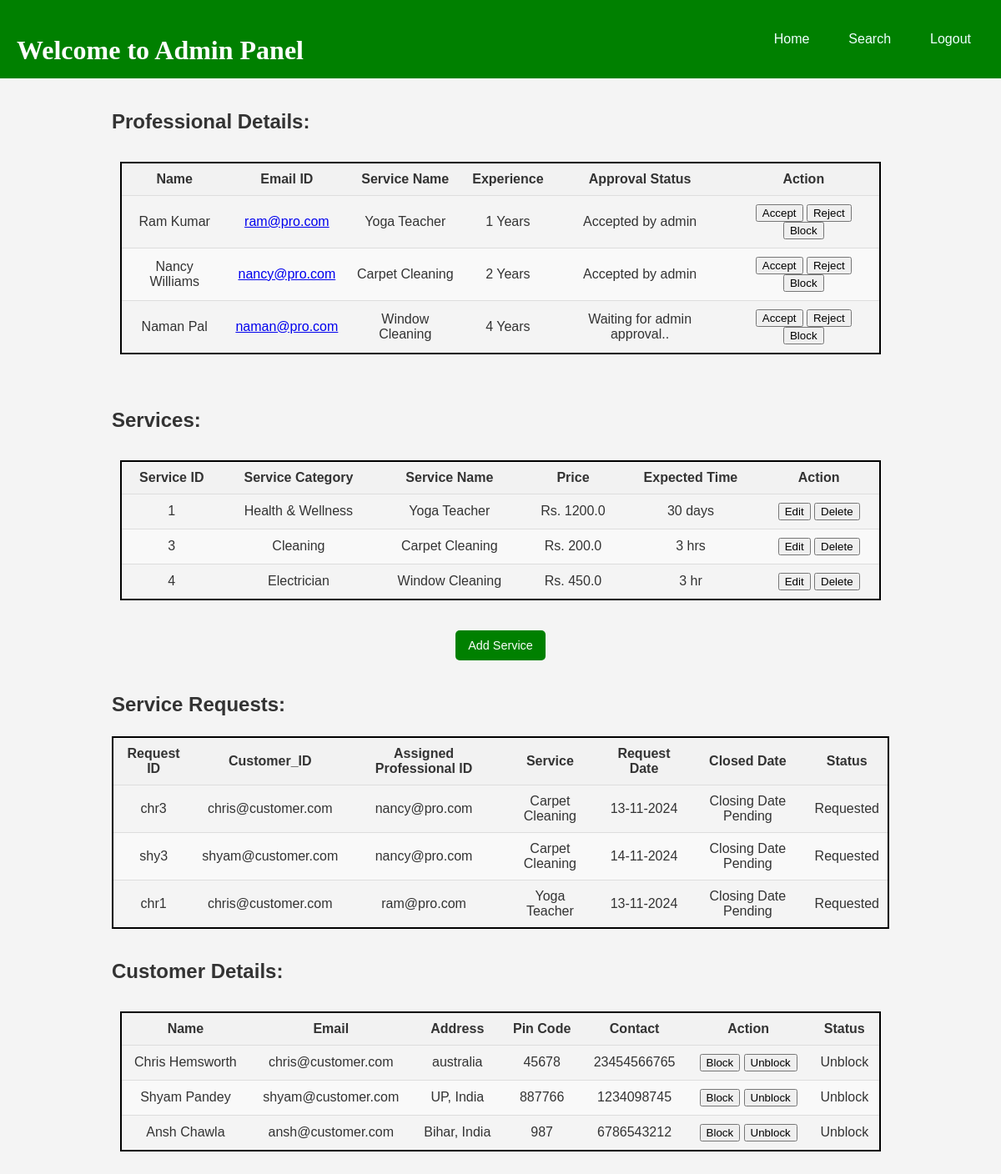
Page /admin_home (signed in) on the committed database.
### app.py (models this page shows, shortened)
class Professional(db.Model, UserMixin):
    __tablename__='professional'
    email=db.Column(db.String(), primary_key=True)
    password=db.Column(db.String(), nullable=False)
    fullname=db.Column(db.String(), nullable=False)
    service_category=db.Column(db.String(), nullable=False)
    service_name=db.Column(db.String(), nullable=False, unique=True)
    rating=db.Column(db.Integer, default=0)
    experience=db.Column(db.Integer)
    address=db.Column(db.String(), nullable=False, unique=True)
    pin_code=db.Column(db.Integer, nullable=False)
    status=db.Column(db.String(), default="Waiting for admin approval..")

class Services(db.Model):
    __tablename__='services'
    service_id=db.Column(db.Integer, primary_key=True)
    service_category=db.Column(db.String(), nullable=False)
    service_name=db.Column(db.String(), nullable=False, unique=True)
    expected_time=db.Column(db.String(), nullable=False, unique=False)
    description=db.Column(db.String(), nullable=False)
    base_price=db.Column(db.Float, nullable=False)

class Service_Request(db.Model):
    __tablename__='service_request'
    request_id=db.Column(db.String(), primary_key=True)
    service_id=db.Column(db.Integer,db.ForeignKey('services.service_id') ,nullable=False)
    service_name=db.Column(db.String(), nullable=False)
    customer_id=db.Column(db.String(), db.ForeignKey('customer.email'), nullable=False)
    professional_id=db.Column(db.String(), db.ForeignKey('professional.email'), nullable=False)
    requested_date=db.Column(db.DateTime, unique=False, default=dt.utcnow)
    scheduled_date=db.Column(db.DateTime, )
    closed_date=db.Column(db.DateTime, unique=False, default=None)
    status=db.Column(db.String(), default='Requested')

class Customer(db.Model, UserMixin):
    __tablename__='customer'
    email=db.Column(db.String(), primary_key=True)
    password=db.Column(db.String(), nullable=False)
    fullname=db.Column(db.String(), nullable=False)
    address=db.Column(db.String(), nullable=False, unique=True)
    contact=db.Column(db.Integer, unique=True, nullable=False)
    pin_code=db.Column(db.Integer, nullable=False)
    status=db.Column(db.String(), default='Unblock')

### app.py (the view, shortened to what this page needs)
@app.route('/admin_home',methods=["GET","POST"])
@login_required
def admin_home():
    if request.method=="GET":
        professional=Professional.query.all()
        services=Services.query.all()
        serv_req=Service_Request.query.all()
        customer=Customer.query.all()
        return render_template("admin_home.html", professional=professional, services=services, service_request=serv_req, customer=customer)

### app.py (called while the page is built)
@login.user_loader
def load_user(email):
    if session['role']=='customer':
        return Customer.query.filter_by(email=email).first()
    if session['role']=='admin':
        return Admin.query.filter_by(email_id=email).first()
    if session['role']=='professional':
        return Professional.query.filter_by(email=email).first()

### templates/admin_home.html (shortened to what this page needs)
<!DOCTYPE html>
<html lang="en">
<head>
</head>
<body>
    <div class="navbar">
        <h2>Welcome to Admin Panel</h2>
        <div style="display: flex;">
            <a href="/admin_home">Home</a>
            <a href="/admin_search">Search</a>
            <a href="/logout_user">Logout</a>
        </div>
    </div><br>
    <h3>Professional Details: </h3><br>
    {% if professional|length==0 %}
    <p>No Professional Registered</p>
    {% else %}
    <form action="/admin_home" method="POST">
        <table>
            <thead>
                <tr>
                    <th>Name</th>
                    <th>Email ID</th>
                    <th>Service Name</th>
                    <th>Experience</th>
                    <th>Approval Status</th>
                    <th>Action</th>
                </tr>
            </thead>
            <tbody>
                {% for record in professional %}
                <tr>
                    <td>{{record.fullname}}</td>
                    <td><a href="/prof_view/{{record.email}}">{{record.email}}</a></td>
                    <td>{{record.service_name}}</td>
                    <td>{{record.experience}} Years</td>
                    <td>{{record.status}}</td>
                    <td>
                        <button name="action" value="Accept{{record.email}}">Accept</button>
                        <button name="action" value="Reject{{record.email}}">Reject</button>
                        <button name="action" value="Block{{record.email}}">Block</button>
                    </td>
                </tr>
                {% endfor %}
            </tbody>
        </table>
    </form><br>
    {% endif %}
    <h3>Services: </h3><br>
    {% if services|length==0 %}
    <p>No Services Exist</p>
    {% else %}
    <form action="/admin_home" method="POST">
        <table>
            <thead>
                <tr>
                    <th>Service ID</th>
                    <th>Service Category</th>
                    <th>Service Name</th>
                    <th>Price</th>
                    <th>Expected Time</th>
                    <th>Action</th>
                </tr>
            </thead>
            <tbody>
                {% for record in services %}
                <tr>
                    <td>{{record.service_id}}</td>
                    <td>{{record.service_category}}</td>
                    <td>{{record.service_name}}</td>
                    <td>Rs. {{record.base_price}}</td>
                    <td>{{record.expected_time}}</td>
                    <td>
                        <button name="button" value="Edit{{record.service_id}}">Edit</button>
                        <button name="button" value="Delete{{record.service_id}}">Delete</button>
                    </td>
                </tr>
                {% endfor %}
            </tbody>
        </table>
    </form><br>
    {% endif %}
    <span><a href="/service_add"><button>Add Service</button></a></span>
    <h3>Service Requests:</h3><br>
    {% if service_request|length==0 %}
    <p>No Request Exist</p>
    {% else %}
    <table>
        <thead>
            <tr>
                <th>Request ID</th>
                <th>Customer_ID</th>
                <th>Assigned Professional ID</th>
                <th>Service</th>
                <th>Request Date</th>
                <th>Closed Date</th>
                <th>Status</th>
            </tr>
        </thead>
        <tbody>
            {% for record in service_request %}
            <tr>
                <td>{{record.request_id}}</td>
                <td>{{record.customer_id}}</td>
                <td>{{record.professional_id}}</td>
                <td>{{record.service_name}}</td>
                <td>{{record.requested_date.strftime('%d-%m-%Y')}}</td>
                {% if record.closed_date == None %}
                <td>Closing Date Pending</td>
                {% else %}
                <td>{{record.closed_date.strftime('%d-%m-%Y')}}</td>
                {% endif %}
                <td>{{record.status}}</td>
            </tr>
            {% endfor %}
        </tbody>
    </table>
    {% endif %}
    <h3>Customer Details:</h3><br>
    {% if customer|length==0 %}
    <p>No Professional Registered</p>
    {% else %}
    <form action="/admin_home" method="POST">
        <table>
            <thead>
                <tr>
                    <th>Name</th>
                    <th>Email</th>
                    <th>Address</th>
                    <th>Pin Code</th>
                    <th>Contact</th>
                    <th>Action</th>
                    <th>Status</th>
                </tr>
            </thead>
            <tbody>
                {% for record in customer %}
                <tr>
                    <td>{{record.fullname}}</td>
                    <td>{{record.email}}</td>
                    <td>{{record.address}}</td>
                    <td>{{record.pin_code}}</td>
                    <td>{{record.contact}}</td>
                    <td>
                        <button name="button" value="block{{record.email}}">Block</button>
                        <button name="button" value="unblock{{record.email}}">Unblock</button>
                    </td>
                    <td>{{record.status}}</td>
                </tr>
                {% endfor %}
            </tbody>
        </table>
    </form>
    {% endif %}
</body>
</html>

### templates/admin_home.html (style rules this page uses)
body { display: flex; flex-direction: column; font-family: Arial, sans-serif; margin: 0; padding: 0; background-color: #f4f4f4; color: #333; }
.navbar { background-color: green; color: white; padding: 15px; display: flex; flex-direction: column; align-items: center; }
.navbar h2 { font-size: 1.5em; font-weight: bolder; margin-bottom: 10px; padding: 10px; text-align: center; font-family: Cambria, Cochin, Georgia, Times, 'Times New Roman', serif; }
.navbar a { font-size: 1em; display: block; text-align: center; padding: 10px 16px; text-decoration: none; color: azure; margin: 5px 0; }
h3 { font-size: 1.2em; text-align: center; margin: 20px 10px 5px 10px; }
table { width: 100%; margin: 15px 0; border-collapse: collapse; border: 1px solid #ccc; border-radius: 8px; overflow-x: auto; display: block; }
th, td { padding: 8px; text-align: left; border-bottom: 1px solid #ddd; font-size: 0.85em; white-space: nowrap; }
th { background-color: #f2f2f2; font-weight: bold; text-align: center; }
td { text-align: center; }
tr:nth-child(even) { background-color: #f9f9f9; }
span { display: block; text-align: center; margin: 20px 0; }
span a button { padding: 10px 15px; background-color: green; color: white; border: none; border-radius: 5px; cursor: pointer; font-size: 0.9em; }
form { display: block; margin: 10px; }
@media (min-width: 768px) { .navbar { flex-direction: row; justify-content: space-between; align-items: center; padding: 15px 20px; } }
@media (min-width: 768px) { .navbar h2 { font-size: xx-large; margin-bottom: 0; padding: 0; text-align: left; } }
@media (min-width: 768px) { .navbar a { float: none; display: inline-block; margin-top: 0; margin-bottom: 0; margin-left: 15px; } }
@media (min-width: 768px) { h3 { font-size: 24px; text-align: left; margin: 20px 134px -11px 134px; } }
@media (min-width: 768px) { table { margin: 17px 134px; border: 2px solid black; border-radius: 19px; width: auto; overflow-x: auto !important; display: table !important; } }
@media (min-width: 768px) { th, td { padding: 10px; font-size: 1em; white-space: normal; } }
@media (min-width: 768px) { span { text-align: center; margin: -9px 0px 19px 0px; } }
@media (min-width: 768px) { form { display: flex; flex-direction: column; } }

### rows in the picture
Professional: fullname "Ram Kumar", email "ram@pro.com", service_name "Yoga Teacher", experience "1", status "Accepted by admin"
Professional: fullname "Nancy Williams", email "nancy@pro.com", service_name "Carpet Cleaning", experience "2", status "Accepted by admin"
Professional: fullname "Naman Pal", email "naman@pro.com", service_name "Window Cleaning", experience "4", status "Waiting for admin approval.."
Services: service_id "1", service_category "Health & Wellness", service_name "Yoga Teacher", base_price "1200.0", expected_time "30 days"
Services: service_id "3", service_category "Cleaning", service_name "Carpet Cleaning", base_price "200.0", expected_time "3 hrs"
Services: service_id "4", service_category "Electrician", service_name "Window Cleaning", base_price "450.0", expected_time "3 hr"
Service_Request: request_id "chr3", customer_id "chris@customer.com", professional_id "nancy@pro.com", service_name "Carpet Cleaning", requested_date "13-11-2024", shows "Closing Date Pending", status "Requested"
Service_Request: request_id "shy3", customer_id "shyam@customer.com", professional_id "nancy@pro.com", service_name "Carpet Cleaning", requested_date "14-11-2024", shows "Closing Date Pending", status "Requested"
Service_Request: request_id "chr1", customer_id "chris@customer.com", professional_id "ram@pro.com", service_name "Yoga Teacher", requested_date "13-11-2024", shows "Closing Date Pending", status "Requested"
Customer: fullname "Chris Hemsworth", email "chris@customer.com", address "australia", pin_code "45678", contact "23454566765", status "Unblock"
Customer: fullname "Shyam Pandey", email "shyam@customer.com", address "UP, India", pin_code "887766", contact "1234098745", status "Unblock"
Customer: fullname "Ansh Chawla", email "ansh@customer.com", address "Bihar, India", pin_code "987", contact "6786543212", status "Unblock"
